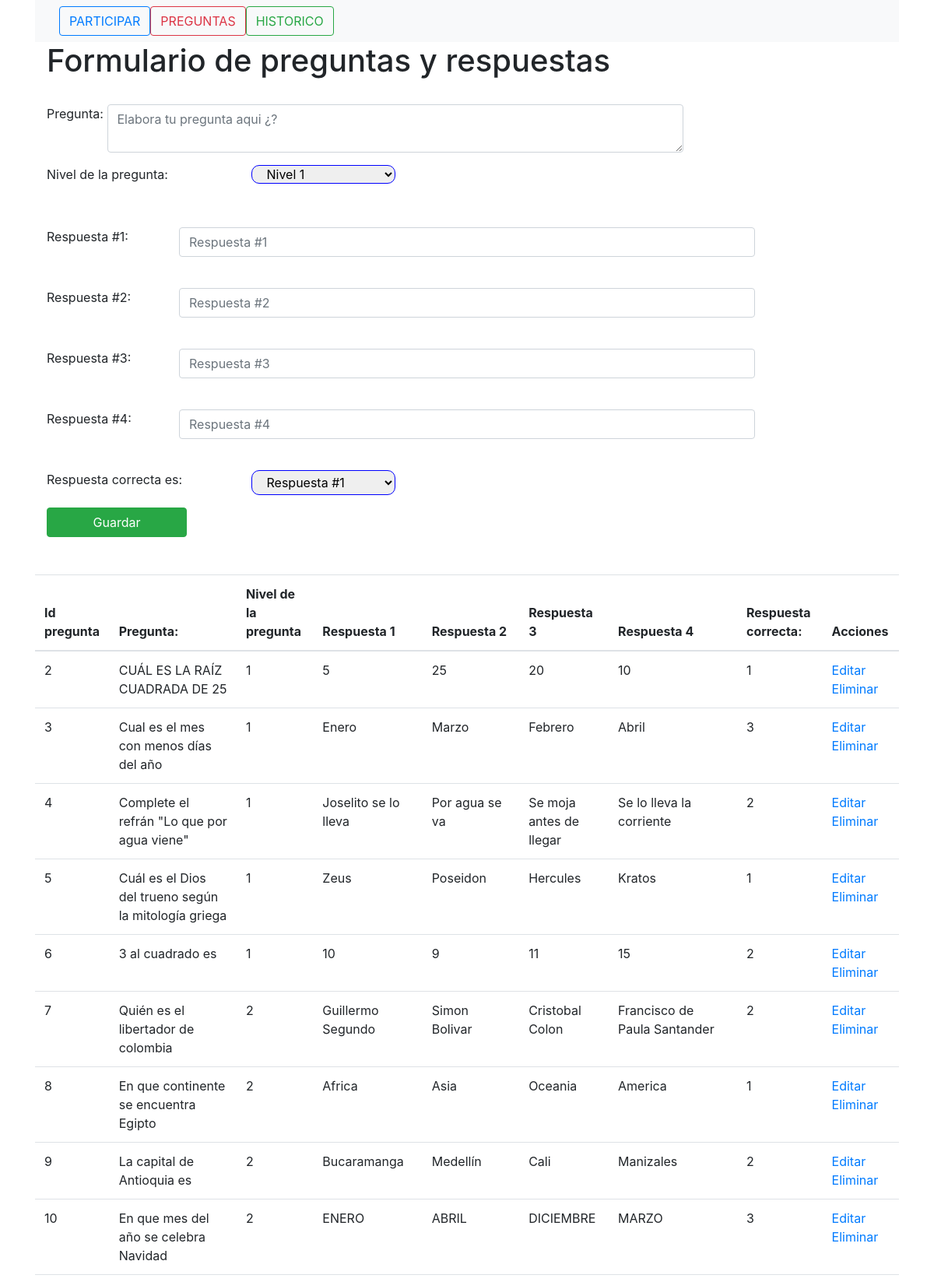
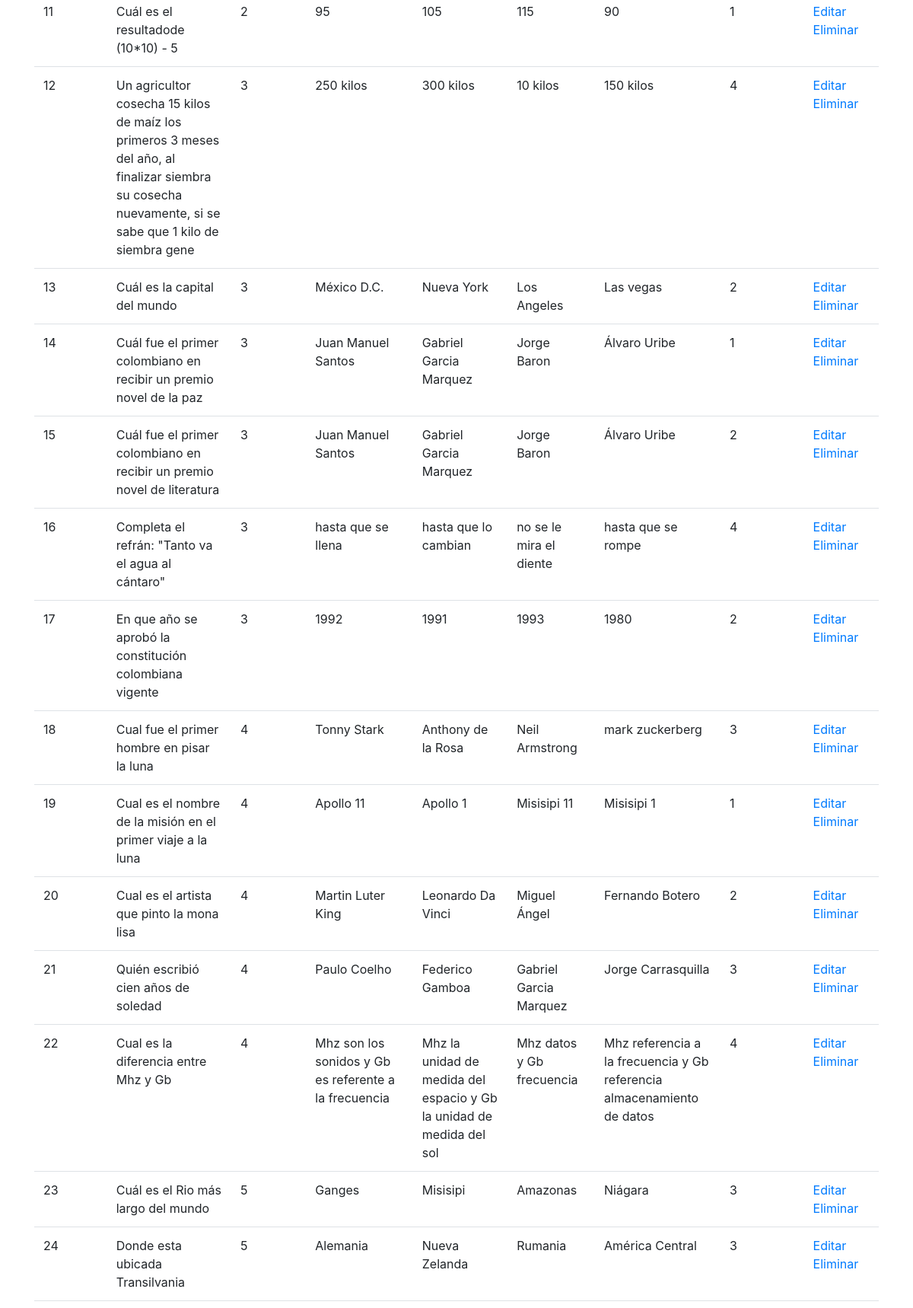
The app's page /sofka/vista/formpreguntas.php (upper part) with its own data (2 pictures, top to bottom).
### tables this page shows
CREATE TABLE `preguntas` (
  `idpregunta` int(11) NOT NULL,
  `pregunta` varchar(150) NOT NULL,
  `nivel` int(11) NOT NULL,
  `respuesta1` varchar(150) NOT NULL,
  `respuesta2` varchar(150) NOT NULL,
  `respuesta3` varchar(150) NOT NULL,
  `respuesta4` varchar(150) NOT NULL,
  `correcta` int(11) NOT NULL
);

### sofka/vista/formpreguntas.php (the view, shortened to what this page needs)
<!DOCTYPE html>
<html>
<head>
	<link rel="stylesheet" type="text/css" href="estilos/estilos.css">
	<link rel="stylesheet" type="text/css" href="estilos/bootstrap-4.5.0-dist/css/bootstrap.min.css">
</head>
<body>
<?php
	include("../controlador/conexion.php");
	$preguntas="SELECT * from preguntas";
 ?>
<div class="container">
		<nav class="navbar navbar-light bg-light">
		  <form class="container-fluid justify-content-start">
		    <button class="btn btn-outline-primary me-2" type="button" onclick="location.href='formparticipar.php'">PARTICIPAR</button>
		   <button class="btn btn-outline-danger me-2" type="button" onclick="location.href='formpreguntas.php'">PREGUNTAS</button>
		   <button class="btn btn-outline-success me-2" type="button" onclick="location.href='formhistorico.php'">HISTORICO</button>
		  </form>
		</nav>
	<form class="container" action="../controlador/registrar.php" method="post">
		<h1 class="h1">Formulario de preguntas y respuestas</h1>
		<br>
		<div class="mb-3 row">
		<label for="pregunta" class="col-md-1">Pregunta: </label>
		<textarea type="text" name="pregunta" placeholder="Elabora tu pregunta aqui ¿?" class="form-control col-md-8" id="pregunta" required=""></textarea>
		</div>
		<div class="mb-3 row">
		<label for="nivelpregunta" class="form-select-lg col-md-3">Nivel de la pregunta: </label>
		<select class="form-select form-select-lg mb-3 col-md-2" name="nivelpregunta" id="nivelpregunta">
		  <option value="1">Nivel 1</option>
		</select>
		</div>
		<br>
		<div class="mb-3 row">
		<label for="respuesta1" class="col-md-2">Respuesta #1: </label>
		<input type="text" name="respuesta1" placeholder="Respuesta #1" class="form-control col-md-8" id="respuesta1" required="">
		</div>
		<br>
		<div class="mb-3 row">
		<label for="respuesta2" class="col-md-2">Respuesta #2: </label>
		<input type="text" name="respuesta2" placeholder="Respuesta #2" class="form-control col-md-8" id="respuesta2" required="">
		</div>
		<br>
		<div class="mb-3 row">
		<label for="respuesta3" class="col-md-2">Respuesta #3: </label>
		<input type="text" name="respuesta3" placeholder="Respuesta #3" class=" form-control col-md-8" id="respuesta3" required="">
		</div>
		<br>
		<div class="mb-3 row">
		<label for="respuesta4" class="col-md-2">Respuesta #4: </label>
		<input type="text" name="respuesta4" placeholder="Respuesta #4" class="form-control col-md-8" id="respuesta4" required="">
		</div>
		<br>
		<div class="mb-3 row">
		<label for="respuestacorrecta" class="col-md-3">Respuesta correcta es: </label>
		<select class="form-select col-md-2" name="respuestacorrecta" id="respuestacorrecta">
		  <option value="1">Respuesta #1</option>
		</select>
	</div>
	<input type="submit" name="guardar" value="Guardar" class="btn btn-success col-md-2">
	</form>
	<br>
	<br>
	<table class="table">
		  <thead>
		    <tr>
		      <th scope="col">Id pregunta</th>
		      <th scope="col">Pregunta: </th>
		      <th scope="col">Nivel de la pregunta</th>
		      <th scope="col">Respuesta 1</th>
		      <th scope="col">Respuesta 2</th>
		      <th scope="col">Respuesta 3</th>
		      <th scope="col">Respuesta 4</th>
		      <th scope="col">Respuesta correcta:</th>
		      <th scope="col">Acciones</th>
		    </tr>
		  </thead>
		  <tbody>
		  	<?php
	$resultado= mysqli_query($conexion,$preguntas);
	while ($row =mysqli_fetch_assoc($resultado)){?>
		    <tr>
		      <td><?php echo $row["idpregunta"];?></td>
		      <td><?php echo $row["pregunta"];?></td>
		      <td><?php echo $row["nivel"];?></td>
		      <td><?php echo $row["respuesta1"];?></td>
		      <td><?php echo $row["respuesta2"];?></td>
	  	      <td><?php echo $row["respuesta3"];?></td>
		      <td><?php echo $row["respuesta4"];?></td>
		      <td><?php echo $row["correcta"];?></td>
		      <td>
		      	<a href="../controlador/editar.php?id=<?php echo $row["idpregunta"];?>">Editar</a>
		      	<a href="../controlador/eliminar.php?id=<?php echo $row["idpregunta"];?>">Eliminar</a>
		      </td>
		       <?php } ?>
		    </tr>
		  </tbody>
		</table>
</div>
</body>
</html>

### sofka/vista/estilos/estilos.css (style rules this page uses)
select { border-color: blue; border-radius: 10px; }

### records on screen
preguntas: idpregunta "2", pregunta "CUÁL ES LA RAÍZ CUADRADA DE 25", nivel "1", respuesta1 "5", respuesta2 "25", respuesta3 "20", respuesta4 "10", correcta "1"
preguntas: idpregunta "3", pregunta "Cual es el mes con menos días del año", nivel "1", respuesta1 "Enero", respuesta2 "Marzo", respuesta3 "Febrero", respuesta4 "Abril", correcta "3"
preguntas: idpregunta "4", pregunta "Complete el refrán \"Lo que por agua viene\"", nivel "1", respuesta1 "Joselito se lo lleva", respuesta2 "Por agua se va", respuesta3 "Se moja antes de llegar", respuesta4 "Se lo lleva la corriente", correcta "2"
preguntas: idpregunta "5", pregunta "Cuál es el Dios del trueno según la mitología griega", nivel "1", respuesta1 "Zeus", respuesta2 "Poseidon", respuesta3 "Hercules", respuesta4 "Kratos", correcta "1"
preguntas: idpregunta "6", pregunta "3 al cuadrado es", nivel "1", respuesta1 "10", respuesta2 "9", respuesta3 "11", respuesta4 "15", correcta "2"
preguntas: idpregunta "7", pregunta "Quién es el libertador de colombia", nivel "2", respuesta1 "Guillermo Segundo", respuesta2 "Simon Bolivar", respuesta3 "Cristobal Colon", respuesta4 "Francisco de Paula Santander", correcta "2"
preguntas: idpregunta "8", pregunta "En que continente se encuentra Egipto", nivel "2", respuesta1 "Africa", respuesta2 "Asia", respuesta3 "Oceania", respuesta4 "America", correcta "1"
preguntas: idpregunta "9", pregunta "La capital de Antioquia es", nivel "2", respuesta1 "Bucaramanga", respuesta2 "Medellín", respuesta3 "Cali", respuesta4 "Manizales", correcta "2"
preguntas: idpregunta "10", pregunta "En que mes del año se celebra Navidad", nivel "2", respuesta1 "ENERO", respuesta2 "ABRIL", respuesta3 "DICIEMBRE", respuesta4 "MARZO", correcta "3"
preguntas: idpregunta "11", pregunta "Cuál es el resultadode (10*10) - 5", nivel "2", respuesta1 "95", respuesta2 "105", respuesta3 "115", respuesta4 "90", correcta "1"
preguntas: idpregunta "12", pregunta "Un agricultor cosecha 15 kilos de maíz los primeros 3 meses del año, al finalizar siembra su cosecha nuevamente, si se sabe que 1 kilo de siembra gene", nivel "3", respuesta1 "250 kilos", respuesta2 "300 kilos", respuesta3 "10 kilos", respuesta4 "150 kilos", correcta "4"
preguntas: idpregunta "13", pregunta "Cuál es la capital del mundo", nivel "3", respuesta1 "México D.C.", respuesta2 "Nueva York", respuesta3 "Los Angeles", respuesta4 "Las vegas", correcta "2"
preguntas: idpregunta "14", pregunta "Cuál fue el primer colombiano en recibir un premio novel de la paz", nivel "3", respuesta1 "Juan Manuel Santos", respuesta2 "Gabriel Garcia Marquez", respuesta3 "Jorge Baron", respuesta4 "Álvaro Uribe", correcta "1"
preguntas: idpregunta "15", pregunta "Cuál fue el primer colombiano en recibir un premio novel de literatura", nivel "3", respuesta1 "Juan Manuel Santos", respuesta2 "Gabriel Garcia Marquez", respuesta3 "Jorge Baron", respuesta4 "Álvaro Uribe", correcta "2"
preguntas: idpregunta "16", pregunta "Completa el refrán: \"Tanto va el agua al cántaro\"", nivel "3", respuesta1 "hasta que se llena", respuesta2 "hasta que lo cambian", respuesta3 "no se le mira el diente", respuesta4 "hasta que se rompe", correcta "4"
preguntas: idpregunta "17", pregunta "En que año se aprobó la constitución colombiana vigente", nivel "3", respuesta1 "1992", respuesta2 "1991", respuesta3 "1993", respuesta4 "1980", correcta "2"
preguntas: idpregunta "18", pregunta "Cual fue el primer hombre en pisar la luna", nivel "4", respuesta1 "Tonny Stark", respuesta2 "Anthony de la Rosa", respuesta3 "Neil Armstrong", respuesta4 "mark zuckerberg", correcta "3"
preguntas: idpregunta "19", pregunta "Cual es el nombre de la misión en el primer viaje a la luna", nivel "4", respuesta1 "Apollo 11", respuesta2 "Apollo 1", respuesta3 "Misisipi 11", respuesta4 "Misisipi 1", correcta "1"
preguntas: idpregunta "20", pregunta "Cual es el artista que pinto la mona lisa", nivel "4", respuesta1 "Martin Luter King", respuesta2 "Leonardo Da Vinci", respuesta3 "Miguel Ángel", respuesta4 "Fernando Botero", correcta "2"
preguntas: idpregunta "21", pregunta "Quién escribió cien años de soledad", nivel "4", respuesta1 "Paulo Coelho", respuesta2 "Federico Gamboa", respuesta3 "Gabriel Garcia Marquez", respuesta4 "Jorge Carrasquilla", correcta "3"
preguntas: idpregunta "22", pregunta "Cual es la diferencia entre Mhz y Gb", nivel "4", respuesta1 "Mhz son los sonidos y Gb es referente a la frecuencia", respuesta2 "Mhz la unidad de medida del espacio y Gb la unidad de medida del sol", respuesta3 "Mhz datos y Gb frecuencia", respuesta4 "Mhz referencia a la frecuencia y Gb referencia almacenamiento de datos", correcta "4"
preguntas: idpregunta "23", pregunta "Cuál es el Rio más largo del mundo", nivel "5", respuesta1 "Ganges", respuesta2 "Misisipi", respuesta3 "Amazonas", respuesta4 "Niágara", correcta "3"
preguntas: idpregunta "24", pregunta "Donde esta ubicada Transilvania", nivel "5", respuesta1 "Alemania", respuesta2 "Nueva Zelanda", respuesta3 "Rumania", respuesta4 "América Central", correcta "3"
